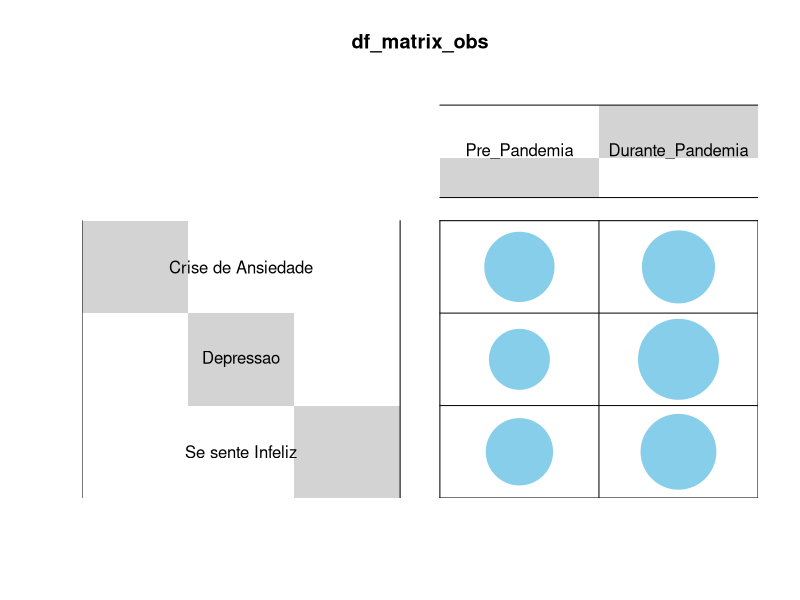
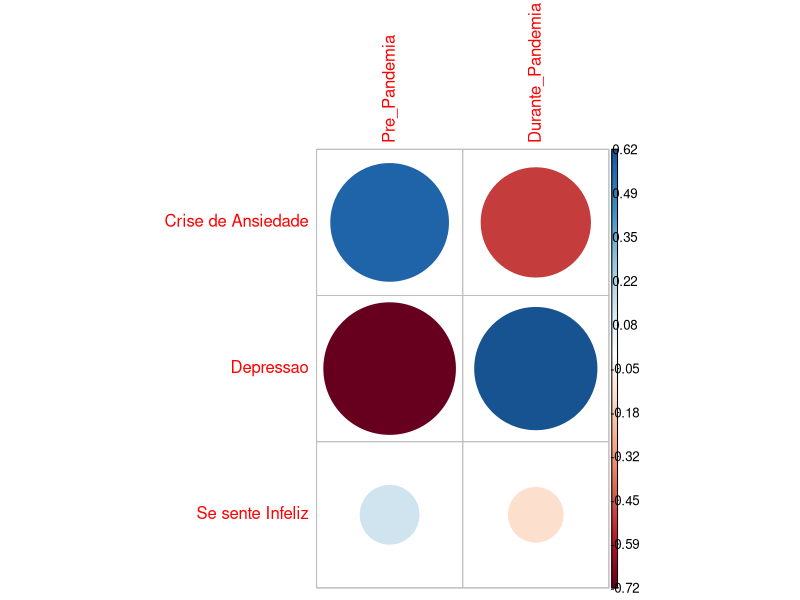

R code for these plots, in order:
################################################################################
#PARA FAZER A LISTA 1 

#teste t para uma media  -> t.test(x)


#NÃO SERÁ POSSÍVEL RESOLVER A LISTA 1 USANDO t.text(x) 
#POIS NAO FOI INFORMADO OS VALORES DAS AMOSTRAS 


#one-sample t-test is used to compare the mean of one sample to a known standard
#(or theoretical/hypothetical) mean (μ).


#Considera que o peso medio dos estudantes do IF é de 70Kg.
#Admitindo-se um alpha = 5% e com base em uma amostra de
#tamanho 10, cuja média foi de 66.9 kg e desvio padrao 8.29
#Verifique se a média dos pesos dos alunos é inferior a 70kg, apos 
#uma dieta. 


aluno = paste0(rep("Aluno_", 10), 1:10)
peso = c(68, 72, 65, 60, 50, 74, 66, 63, 71, 80)

df <- data.frame(aluno, peso)

mu0   = 70            # hypothesized value 
xbar  = mean(df$peso) # sample mean 
sd    = sd(df$peso)   # sample standard deviation 
n = 10                # sample size 
alpha = 0.05          # 5% of significance 

#a) Hipotese do Teste 

# H0 = mu0 = 70.0
# Ha = mu0 < 70.0 (teste unilateral a esquerda)

#b) Estatistica do Teste 

tcal = (xbar-mu0)/(sd/sqrt(n)) 
print(tcal)           # test statistic 

#c) Regiao Critica

ttab = qt(alpha, df=n-1)   # df = degrees of freedom   -> unilateral test 
                           #to do bilateral test use alpha/2 
print(ttab)

#d) Conclusao 

if (abs(tcal) > abs(ttab)) {
  print("Rejeita-se H0")
  
} else {
  print("Aceita-se H0")
}

#AQUI ESTOU USANDO t.text(x), porque foi fornecido os valores das amostras

#OR using t.test 

# One-sample t-test

#alternative: c("two.sided", "less", "greater") -> hipotese alternativa 
##"two.sided"  -> teste bilateral 
##"less"       -> media da amostra x < media populacional
##"greater"    -> media da amostra x > media populacional

#tcal > ttab -> rejeita-se Ho  -> p-valor < nivel de significancia 
#tcal < ttab -> aceita -se Ho  -> p-valor > nivel de significancia 


#a) Hipotese do Teste 

# H0 = mu0 = 70.0
# Ha = mu0 < 70.0 (teste unilateral a esquerda)


#b) Estatistica do Teste 

TEST <- t.test(peso, mu = 70, alternative = "less")
# Printing the results
print(TEST)

#d) Conclusao 

if (TEST$p.value < alpha) {
  print("Rejeita-se H0")
  
} else {
  print("Aceita-se H0")
}


#Interpretation of the result
#The p-value of the test is 0.1337, 
#which is less than the significance level alpha = 0.05. 
#We can conclude that the mean weight of the alunos is significantly 
#igual to 70kg with a p-value = 0.1337.


#The result of t.test() function is a list containing the following components:
#statistic: the value of the t test statistics
#parameter: the degrees of freedom for the t test statistics
#p.value: the p-value for the test
#conf.int: a confidence interval for the mean appropriate to the specified alternative hypothesis.
#estimate: the means of the two groups being compared (in the case of independent t test) or difference in means (in the case of paired t test).


################################################################################
#PARA FAZER A LISTA 2 

#Teste t para duas médias  
#Considere variância homogenea para resolver o exercicio 


#The independent t test (or two sample t test) used to compare 
#the means of two unrelated groups of samples.

#Exemplo: 

#Considerando que o peso médio das alunas  do IF é de 50Kg.
#Considerando que o peso médio dos alunos  do IF é de 60Kg.

#Admitindo-se um alpha = 5% 

alpha = 0.05          # 5% of significance 

#com base em uma amostra de tamanho 10, para as meninas com os seguintes dados:
#média = 49.4, desvio padrao = 5.73, variancia = 32.93

menina = paste0(rep("Aluna_", 10), 1:10)
peso = c(48, 42, 55, 50, 60, 54, 46, 43, 51, 45)

df_menina <- data.frame(menina, peso)

F_mu0   = 50                   # hypothesized value 
F_xbar  = mean(df_menina$peso) # sample mean 
F_sd    = sd(df_menina$peso)   # sample standard deviation 
F_var   = var(df_menina$peso)  # sample variance 
F_n = 10                       # sample size 


#com base em uma amostra de tamanho 8, para as meninos com os seguintes dados:
#média = 57.37, desvio padrao = 4.59, variancia = 21.12

menino = paste0(rep("Aluno_", 8), 1:8)
peso = c(58, 52, 55, 60, 64, 54, 63, 53)

df_menino <- data.frame(menino, peso)

M_mu0   = 60                   # hypothesized value 
M_xbar  = mean(df_menino$peso) # sample mean 
M_sd    = sd(df_menino$peso)   # sample standard deviation 
M_var   = var(df_menino$peso)  # sample variance 
M_n = 8                        # sample size 


#Verifique se a média dos pesos das meninas é diferente da media dos pesos dos meninos


#a) Hipotese do Teste 

# H0 = F_mu0 =  M_mu0
# Ha = F_mu0 != M_mu0 (teste bilateral)

#b) Estatistica do Teste 

#variancia homogenea 

sc_2 =  ((F_n -1)*F_var + (M_n -1)*M_var)/(F_n + M_n-2)

tcal = (F_xbar-M_xbar)/sqrt(sc_2 * (1/F_n + 1/M_n)) 
print(tcal)           # test statistic 

#c) Regiao Critica

ttab = qt(alpha/2, df=F_n+M_n-2)   # df = degrees of freedom   -> unilateral test 
#to do bilateral test use alpha/2 
print(ttab)


#d) Conclusao 

if (abs(tcal) > abs(ttab)) {
  print("Rejeita-se H0")
  
} else {
  print("Aceita-se H0")
}

#NÃO SERÁ POSSÍVEL RESOLVER A LISTA 2 USANDO t.text  para os exercicios 1 e 2 
#POIS NAO FOI INFORMADO OS VALORES DAS AMOSTRAS 


#OR using t.test 

# Two-sample t-test


#var.equal = FALSE -> variancia heterogenea 
#var.equal = TRUE  -> então a estimativa combinada da variância é usada (variância homogenea)


#alternative: c("two.sided", "less", "greater") -> hipotese alternativa 
##"two.sided"  -> teste bilateral 
##"less"       -> media da amostra x < media da amostra y 
##"greater"    -> media da amostra x > media da amostra y 

# paired=TRUE -> Se emparelhado for VERDADEIRO, tanto x como y devem ser especificados e devem ter o mesmo comprimento.

#conf.level   -> nível de confiança do intervalo.

#tcal > ttab -> rejeita-se Ho  -> p-valor < nivel de significancia 
#tcal < ttab -> aceita -se Ho  -> p-valor > nivel de significancia 


#a) Hipotese do Teste 

# H0 = F_mu0 =  M_mu0
# Ha = F_mu0 != M_mu0 (teste bilateral)


#b) Estatistica do Teste 
#variancia homogenea 


TEST <- t.test(df_menina$peso, df_menino$peso, alternative = "two.sided", var.equal = TRUE, paired=FALSE, conf.level = 0.95)
print(TEST$p.value)


if (TEST$p.value < alpha) {
  print("Rejeita-se H0")
  
} else {
  print("Aceita-se H0")
}

#Interpretation of the result
#The p-value of the test is 0.0028, 
#which is less than the significance level alpha = 0.05. 
#We can conclude that the mean weight of the alunas is significantly 
#diference to mean weight of the alunos with a p-value = 0.0028.


################################################################################
#No exercicio 3 foram dadas os valores das amostras logo sera possivel revolver 
#usando o comando t.test 

#Admitindo-se um alpha = 5% 

alpha = 0.05          # 5% of significance 

#com base em uma amostra de tamanho 10, para as meninas com os seguintes dados:
#média = 49.4, desvio padrao = 5.73, variancia = 32.93

menina = paste0(rep("Aluna_", 10), 1:10)
peso = c(48, 42, 55, 50, 60, 54, 46, 43, 51, 45)

df_menina <- data.frame(menina, peso)

F_mu0   = 50                   # hypothesized value 
F_xbar  = mean(df_menina$peso) # sample mean 
F_sd    = sd(df_menina$peso)   # sample standard deviation 
F_var   = var(df_menina$peso)  # sample variance 
F_n = 10                       # sample size 



#com base em uma amostra de tamanho 8, para as meninas com os seguintes dados:
#média = 59.37, desvio padrao = 4.59, variancia = 21.12

menino = paste0(rep("Aluno_", 8), 1:8)
peso = c(58, 52, 55, 60, 64, 54, 63, 53)

df_menino <- data.frame(menino, peso)

M_mu0   = 60                   # hypothesized value 
M_xbar  = mean(df_menino$peso) # sample mean 
M_sd    = sd(df_menino$peso)   # sample standard deviation 
M_var   = var(df_menino$peso)  # sample variance 
M_n = 8                        # sample size 


#Verifique se a média dos pesos das meninas é diferente da media dos pesos dos meninos


#a) Hipotese do Teste 

# H0 = F_mu0 =  M_mu0
# Ha = F_mu0 != M_mu0 (teste bilateral)

#b) Estatistica do Teste 

#variancia heterogenea  

tcal = (F_xbar-M_xbar)/sqrt(F_var/F_n + M_var/M_n) 
print(tcal)           # test statistic 


#c) Regiao Critica

#n* -> degrees of freedom 
df = ((F_var/F_n + M_var/M_n)^2) / ( ((F_var/F_n)^2)/(F_n - 1) + ((M_var/M_n)^2)/(M_n - 1) )  

df = floor(df)

ttab = qt(alpha/2, df)   # df = degrees of freedom   -> unilateral test 
#to do bilateral test use alpha/2 
print(ttab)


#d) Conclusao 

if (abs(tcal) > abs(ttab)) {
  print("Rejeita-se H0")
  
} else {
  print("Aceita-se H0")
}

#or using t-test 


#var.equal = FALSE -> variancia heterogenea 
#var.equal = TRUE  -> então a estimativa combinada da variância é usada (variância homogenea)


#alternative: c("two.sided", "less", "greater") -> hipotese alternativa 
##"two.sided"  -> teste bilateral 
##"less"       -> media da amostra x < media da amostra y 
##"greater"    -> media da amostra x > media da amostra y 

# paired=TRUE -> Se emparelhado for VERDADEIRO, tanto x como y devem ser especificados e devem ter o mesmo comprimento.

#conf.level   -> nível de confiança do intervalo.

#tcal > ttab -> rejeita-se Ho  -> p-valor < nivel de significancia 
#tcal < ttab -> aceita -se Ho  -> p-valor > nivel de significancia 

#a) Hipotese do Teste 

# H0 = F_mu0 =  M_mu0
# Ha = F_mu0 != M_mu0 (teste bilateral)

#b) Estatistica do Teste 

#variancia heterogenea  

TEST <- t.test(df_menina$peso, df_menino$peso, alternative = "two.sided", var.equal = FALSE, paired=FALSE, conf.level = 0.95)
print(TEST$p.value)


if (TEST$p.value < alpha) {
  print("Rejeita-se H0")
  
} else {
  print("Aceita-se H0")
}


################################################################################
#PARA FAZER A LISTA 3 

#teste t para duas amostras pareadas 


#Admitindo-se um alpha = 5% e com base em uma amostra de tamanho 10, 
#Verifique se a dieta foi eficaz 


x1 = c(68, 72, 65, 60, 50, 74, 66, 63, 71, 80)   #antes da dieta 
x2 = c(65, 68, 56, 48, 49, 62, 54, 57, 59, 76)   #apos a dieta 

#tamanho da amostra 
n = length(x1)

#Verifique, ao nivel de 5% de significancia, 
#se a dieta é eficaz para reducao do peso

alpha = 0.05 #5% of significance 

#diferenca -> depois da dieta - antes a dienta 
d_x2_x1 = x2 - x1  
media_d_x2_x1 = mean(d_x2_x1)

#variancia das diferencas amostrais 
var_d_x2_x1 = var(d_x2_x1)

#desvio padrao das diferencas amostrais 
sd_d_x2_x1 = sqrt(var_d_x2_x1)


#a) Hipotese do Teste 

#H0 = mu_d = 0  Nao Ha indicios que a dieta foi eficaz
#Ha = mu_d < 0      Ha indicios que a dieta foi eficaz

#b) Estatistica do Teste 

tcal = (media_d_x2_x1)/(sd_d_x2_x1/sqrt(n)) 
print(tcal)           # test statistic 

#c) Regiao Critica

ttab = qt(alpha, df=n-1)   # df = degrees of freedom   -> unilateral test 
                           #to do bilateral test use alpha/2 
print(ttab)

#d) Conclusao 

if (abs(tcal) > abs(ttab)) {
  print("Rejeita-se H0")
  
} else {
  print("Aceita-se H0")
}


#or using t.test to solve the problem 


#a) Hipotese do Teste 

#H0 = mu_d = 0  Nao Ha indicios que a dieta foi eficaz
#Ha = mu_d < 0      Ha indicios que a dieta foi eficaz (d < 0 -> x2 - x1 < 0 -> x1 > x2)


help(t.test)

#peso antes da dieta 
x1 = c(68, 72, 65, 60, 50, 74, 66, 63, 71, 80)  #antes da dieta 

#peso apos da dieta 
x2 = c(65, 68, 56, 48, 49, 62, 54, 57, 59, 76)  #apos a dieta 


#tamanho da amostra 
n = length(x1)

alpha = 0.05          # 5% of significance 


#var.equal = FALSE -> variancia heterogenea 
#var.equal = TRUE  -> então a estimativa combinada da variância é usada (variância homogenea)


#alternative: c("two.sided", "less", "greater") -> hipotese alternativa 
##"two.sided"  -> teste bilateral 
##"less"       -> media da amostra x < media da amostra y 
##"greater"    -> media da amostra x > media da amostra y 

#paired=TRUE -> Se emparelhado for VERDADEIRO, tanto x como y devem ser especificados e devem ter o mesmo comprimento.

#conf.level   -> nível de confiança do intervalo.


#b) Estatistica do Teste 

TEST <- t.test(x1, x2, alternative = "greater", var.equal = FALSE, paired=TRUE, conf.level = 0.95)
print(TEST$p.value)


if (TEST$p.value < alpha) {
  print("Rejeita-se H0")
  
} else {
  print("Aceita-se H0")
}


#teste F para comparação da variância de 2 populações

#http://www.r-tutor.com/elementary-statistics/probability-distributions/f-distribution
#http://www.sthda.com/english/wiki/f-test-compare-two-variances-in-r

#2)  Teste-F 
#Com o objetivo de verificar se duas amostras de alunos possuem pesos 
#com a mesma homogeneidade (variancia) 
#sorteou-se duas amostras de dez
#alunos obtendo os seguintes pesos 

x =  c(68, 72, 65, 60, 50, 74, 66, 63, 71, 80) 
y =  c(65, 68, 56, 48, 49, 62, 54, 57, 59, 76)   

#tamanho da amostra 
n_x = length(x)
n_y = length(y)

#variancia amostral 
S2_x = var(x)
S2_y = var(y)


alpha = 0.05          # 5% of significance 

#a) Hipotese do Teste 

#H0 = mu_x = mu_y  -> Variancia populacional de X  = variancia populacional de y
#Ha = mu_x > mu_y  -> Variancia populacional de x  > variancia populacional da y


#b) Estatistica do Teste 

if (S2_x > S2_y) {  
  F_cal = S2_x / S2_y 
} else {
  F_cal = S2_y / S2_x 
}  
print(F_cal) 

#c) Regiao Critica

help(qf)

if (S2_x > S2_y) {  
  F_tab = qf(1-alpha, df1=n_x-1, df2=n_y-1)  
} else {
  F_tab = qf(1-alpha, df1=n_y-1, df2=n_x-1)  
}  
print(F_tab) 

#d) Conclusao 

if (abs(F_cal) > abs(F_tab)) {
  print("Rejeita-se H0")
  
} else {
  print("Aceita-se H0")
}


#or using var.test to solve the problem 

help(var.test)

x =  c(68, 72, 65, 60, 50, 74, 66, 63, 71, 80) 
y =  c(65, 68, 56, 48, 49, 62, 54, 57, 59, 76)   

alpha = 0.05          # 5% of significance 

#a) Hipotese do Teste 

#H0 = mu_x = mu_y  -> Variancia populacional de X  = variancia populacional de y
#Ha = mu_x > mu_y  -> Variancia populacional de x  > variancia populacional da y


#alternative: c("two.sided", "less", "greater") -> hipotese alternativa 
##"two.sided"  -> teste bilateral 
##"less"       -> media da amostra x < media da amostra y 
##"greater"    -> media da amostra x > media da amostra y 

#conf.level   -> nível de confiança do intervalo.

TEST <- var.test(x, y, alternative = "greater", conf.level = 1-alpha)
print(TEST$p.value)


if (TEST$p.value < alpha) {
  print("Rejeita-se H0")
  
} else {
  print("Aceita-se H0")
}


#3)  Teste Qui-Quadrado 

#https://statsandr.com/blog/chi-square-test-of-independence-by-hand/
#http://www.r-tutor.com/elementary-statistics/probability-distributions/chi-squared-distribution


#150 pessoas foram entrevistados acerca dos sintomas desenvolvidos durante a pandemia 
#O resultado da pesquisa de opinioes resumido na seguinte tabela:

#Verificar, ao nivel de 5% de significância, 
#se devemos considerar que, no consenso geral, 
#sintomas  e pandemia nao guardam relacao entre si

#Sintomas               Pandemia de Covid-19
#                     Antes   Durante    Total        
#Crise de Ansiedade    24        26        50
#Depressao             18        32        50
#Sente-se Infeliz?     22        28        50


#             Total    64        86       150


#matriz de valores observados 
df_matrix_obs <- matrix(1:6, nrow = 3, ncol = 2)
rownames(df_matrix_obs) <- c("Crise de Ansiedade", "Depressao", "Se sente Infeliz")
colnames(df_matrix_obs) <- c("Pre_Pandemia", "Durante_Pandemia")

df_matrix_obs[1,1] = 24
df_matrix_obs[1,2] = 26

df_matrix_obs[2,1] = 18
df_matrix_obs[2,2] = 32

df_matrix_obs[3,1] = 22
df_matrix_obs[3,2] = 28


#df <- read.csv('covid_19.csv', sep = ';', dec = '.')
#rownames(df) <- c("Crise de Ansiedade", "Depressao", "Se sente Infeliz")
#df  <- within(df, rm("ï.."))    #remover a coluna variavel 
#df_matrix_obs <- as.matrix(df)


#matriz de valores esperados 
#https://www.datamentor.io/r-programming/matrix/

df_matrix_esp <- matrix(1:6, nrow = 3, ncol = 2)

colnames(df_matrix_esp) <- colnames(df_matrix_obs)
rownames(df_matrix_esp) <- rownames(df_matrix_obs)


for (l in (1:3))  {
  for (c in (1:2)) {
    df_matrix_esp[l,c] = (sum(df_matrix_obs[l,])*sum(df_matrix_obs[,c]))/150
  }
}



#a) Hipotese do Teste 

#H0 = As variaveis     sao independentes -> não existe relação entre os sintomas e a pandemia 
#Ha = As variaveis nao sao independentes ->     existe relação entre os sintomas e a pandemia 


#b) Estatistica do Teste 

#qui_quadrado calculado 
qui_cal = 0 

for (l in (1:3))  {
  for (c in (1:2))  {
    qui_cal = qui_cal + (df_matrix_obs[l,c] - df_matrix_esp[l,c])^2/df_matrix_esp[l,c]
  }
}
print(qui_cal)

#c) Regiao Critica

df = (3-1)*(2-1)

alpha = 0.05 
qui_tab <- qchisq(1 - alpha, df=df)        # 2 degrees of freedom 
print(qui_tab)

#d) Conclusao 

if (abs(qui_cal) > abs(qui_tab)) {
  print("Rejeita-se H0")
  
} else {
  print("Aceita-se H0")
}


#solve using  chisq.test(...)


#df <- read.csv('covid_19.csv', sep = ',', dec = '.')
#rownames(df) <- c("Crise de Ansiedade", "Depressao", "Se sente Infeliz")
#df  <- within(df, rm("ï.."))    #remover a coluna variavel 

#df_matrix <- as.matrix(df)

library("gplots")
# 1. convert the data as a table
dt <- as.table(as.matrix(df_matrix_obs))
# 2. Graph
balloonplot(t(dt), main ="df_matrix_obs", xlab ="", ylab="", label = FALSE, show.margins = FALSE)


#a) Hipotese do Teste 

#H0 = As variaveis     sao independentes -> não existe relação entre os sintomas e a pandemia 
#Ha = As variaveis nao sao independentes ->     existe relação entre os sintomas e a pandemia 


TEST <- chisq.test(df_matrix_obs)

print(TEST$p.value)
print(TEST$observed)
print(TEST$expected)
#print(TEST$residuals)


alpha = 0.05          # 5% of significance 

if (TEST$p.value < alpha) {
  print("Rejeita-se H0")
  
} else {
  print("Aceita-se H0")
}

help(corrplot)

library(corrplot)
corrplot(TEST$residuals, is.corr = FALSE)

#is.corr = Lógico, se a matriz de entrada é uma matriz de correlação ou não. 
#Podemos visualizar a matriz de não correlação definindo is.corr = FALSE.


#1)Positive residuals are in blue. 
#Positive values in cells specify an attraction (positive association) 
#between the corresponding row and column variables.
#In the image above, it’s evident that there are an association between the column Pré_Pandemia and the row Crise de Ansiedade.
#There is a strong positive association between the column Durante_Pandemia and the row Depressão. 


#2)Negative residuals are in red. This implies a repulsion (negative association) 
#between the corresponding row and column variables. 
#For example the column Durante_Pandemia are negatively associated (~ “not associated”) with the row Crise de Ansiedade. 
#There is a repulsion between the column Pre Pandemia and, the row Depressão. 
